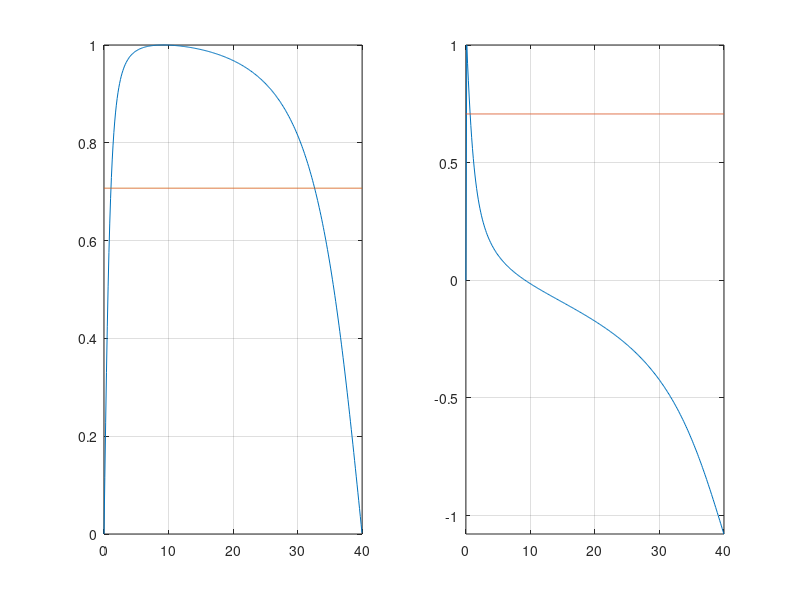

MATLAB code for this plot:
digit_f=0:0.01:pi;fs=80;df=2*pi/fs;
lx=length(digit_f);
hw=ones(1,lx);
for i=1:lx
  hw(i)=(1-exp(-2*j*digit_f(i)))/(2.7933-1.364*exp(-2*j*digit_f(i))-1.0728*exp(-j*digit_f(i)));
endfor
figure(1);
mw=abs(hw);mw/=abs(max(mw));
aw=angle(hw);aw/=abs(max(aw));
halfpower=0:0.01:40;
yhalf=(1/sqrt(2))*ones(1,length(halfpower));
subplot(1,2,1);plot(digit_f/df,mw);hold on;plot(halfpower,yhalf);axis tight;grid on;
subplot(1,2,2);plot(digit_f/df,aw);hold on;plot(halfpower,yhalf);axis tight;grid on;